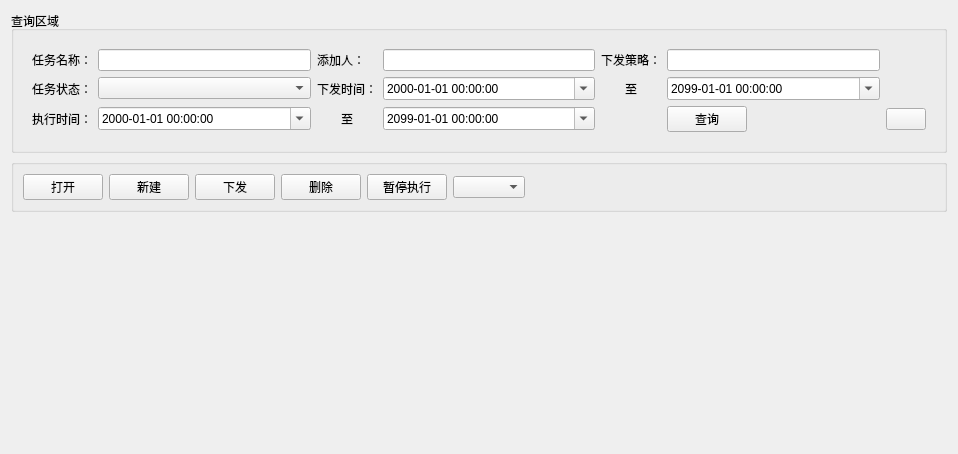
<?xml version="1.0" encoding="UTF-8"?>
<ui version="4.0">
 <class>DirStructWidget</class>
 <widget class="QWidget" name="DirStructWidget">
  <property name="geometry">
   <rect>
    <x>0</x>
    <y>0</y>
    <width>958</width>
    <height>454</height>
   </rect>
  </property>
  <property name="windowTitle">
   <string>Form</string>
  </property>
  <layout class="QVBoxLayout" name="verticalLayout">
   <item>
    <widget class="QGroupBox" name="groupBox">
     <property name="title">
      <string>查询区域</string>
     </property>
     <layout class="QHBoxLayout" name="horizontalLayout_2">
      <item>
       <widget class="QWidget" name="w_folder" native="true">
        <layout class="QGridLayout" name="gridLayout">
         <item row="0" column="0">
          <widget class="QLabel" name="lab_taskName">
           <property name="text">
            <string>任务名称：</string>
           </property>
           <property name="buddy">
            <cstring>l_taskName</cstring>
           </property>
          </widget>
         </item>
         <item row="0" column="1">
          <widget class="QLineEdit" name="l_taskName"/>
         </item>
         <item row="0" column="2">
          <widget class="QLabel" name="lab_inserter">
           <property name="text">
            <string>添加人：</string>
           </property>
           <property name="buddy">
            <cstring>l_insertor</cstring>
           </property>
          </widget>
         </item>
         <item row="0" column="3">
          <widget class="QLineEdit" name="l_insertor"/>
         </item>
         <item row="0" column="4">
          <widget class="QLabel" name="lab_strategy">
           <property name="text">
            <string>下发策略：</string>
           </property>
           <property name="buddy">
            <cstring>l_strategy</cstring>
           </property>
          </widget>
         </item>
         <item row="0" column="5">
          <widget class="QLineEdit" name="l_strategy"/>
         </item>
         <item row="1" column="0">
          <widget class="QLabel" name="lab_taskState">
           <property name="text">
            <string>任务状态：</string>
           </property>
          </widget>
         </item>
         <item row="1" column="1">
          <widget class="ComboBox" name="cb_showState"/>
         </item>
         <item row="1" column="2">
          <widget class="QLabel" name="lab_sendTime">
           <property name="text">
            <string>下发时间：</string>
           </property>
           <property name="buddy">
            <cstring>dte_sendTime_begin</cstring>
           </property>
          </widget>
         </item>
         <item row="1" column="3">
          <widget class="DateTimeEdit" name="dte_sendTime_begin">
           <property name="displayFormat">
            <string>yyyy-MM-dd HH:mm:ss</string>
           </property>
           <property name="calendarPopup">
            <bool>true</bool>
           </property>
          </widget>
         </item>
         <item row="1" column="4">
          <widget class="QLabel" name="lab_betweenForSend">
           <property name="text">
            <string>至</string>
           </property>
           <property name="alignment">
            <set>Qt::AlignCenter</set>
           </property>
           <property name="buddy">
            <cstring>dte_sendTime_end</cstring>
           </property>
          </widget>
         </item>
         <item row="1" column="5">
          <widget class="DateTimeEdit" name="dte_sendTime_end">
           <property name="dateTime">
            <datetime>
             <hour>0</hour>
             <minute>0</minute>
             <second>0</second>
             <year>2099</year>
             <month>1</month>
             <day>1</day>
            </datetime>
           </property>
           <property name="displayFormat">
            <string>yyyy-MM-dd HH:mm:ss</string>
           </property>
           <property name="calendarPopup">
            <bool>true</bool>
           </property>
          </widget>
         </item>
         <item row="2" column="0">
          <widget class="QLabel" name="lab_execTime">
           <property name="text">
            <string>执行时间：</string>
           </property>
           <property name="buddy">
            <cstring>dte_execTime_begin</cstring>
           </property>
          </widget>
         </item>
         <item row="2" column="1">
          <widget class="DateTimeEdit" name="dte_execTime_begin">
           <property name="displayFormat">
            <string>yyyy-MM-dd HH:mm:ss</string>
           </property>
           <property name="calendarPopup">
            <bool>true</bool>
           </property>
          </widget>
         </item>
         <item row="2" column="2">
          <widget class="QLabel" name="lab_betweenForExec">
           <property name="text">
            <string>至</string>
           </property>
           <property name="alignment">
            <set>Qt::AlignCenter</set>
           </property>
           <property name="buddy">
            <cstring>dte_execTime_end</cstring>
           </property>
          </widget>
         </item>
         <item row="2" column="3">
          <widget class="DateTimeEdit" name="dte_execTime_end">
           <property name="dateTime">
            <datetime>
             <hour>0</hour>
             <minute>0</minute>
             <second>0</second>
             <year>2099</year>
             <month>1</month>
             <day>1</day>
            </datetime>
           </property>
           <property name="displayFormat">
            <string>yyyy-MM-dd HH:mm:ss</string>
           </property>
           <property name="calendarPopup">
            <bool>true</bool>
           </property>
          </widget>
         </item>
         <item row="2" column="5">
          <widget class="QPushButton" name="btn_select">
           <property name="sizePolicy">
            <sizepolicy hsizetype="Fixed" vsizetype="Fixed">
             <horstretch>0</horstretch>
             <verstretch>0</verstretch>
            </sizepolicy>
           </property>
           <property name="text">
            <string>查询</string>
           </property>
          </widget>
         </item>
         <item row="2" column="6">
          <widget class="QPushButton" name="btn_folder">
           <property name="text">
            <string/>
           </property>
           <property name="icon">
            <iconset>
             <normaloff>:/ddmi/unstruct/imgs/imgs/unexpand</normaloff>
             <normalon>:/ddmi/unstruct/imgs/imgs/expand</normalon>:/ddmi/unstruct/imgs/imgs/unexpand</iconset>
           </property>
          </widget>
         </item>
        </layout>
       </widget>
      </item>
     </layout>
    </widget>
   </item>
   <item>
    <widget class="QGroupBox" name="groupBox_2">
     <property name="title">
      <string/>
     </property>
     <layout class="QHBoxLayout" name="horizontalLayout">
      <item>
       <widget class="QPushButton" name="btn_open">
        <property name="text">
         <string>打开</string>
        </property>
       </widget>
      </item>
      <item>
       <widget class="QPushButton" name="btn_new">
        <property name="text">
         <string>新建</string>
        </property>
       </widget>
      </item>
      <item>
       <widget class="QPushButton" name="btn_send">
        <property name="text">
         <string>下发</string>
        </property>
       </widget>
      </item>
      <item>
       <widget class="QPushButton" name="btn_del">
        <property name="text">
         <string>删除</string>
        </property>
       </widget>
      </item>
      <item>
       <widget class="QPushButton" name="btn_pause">
        <property name="text">
         <string>暂停执行</string>
        </property>
       </widget>
      </item>
      <item>
       <widget class="ComboBox" name="cb_setState"/>
      </item>
      <item>
       <spacer name="horizontalSpacer">
        <property name="orientation">
         <enum>Qt::Horizontal</enum>
        </property>
        <property name="sizeHint" stdset="0">
         <size>
          <width>327</width>
          <height>20</height>
         </size>
        </property>
       </spacer>
      </item>
     </layout>
    </widget>
   </item>
   <item>
    <widget class="PageTableWidget" name="tw_content" native="true">
     <property name="sizePolicy">
      <sizepolicy hsizetype="Expanding" vsizetype="Expanding">
       <horstretch>0</horstretch>
       <verstretch>0</verstretch>
      </sizepolicy>
     </property>
    </widget>
   </item>
  </layout>
 </widget>
 <customwidgets>
  <customwidget>
   <class>ComboBox</class>
   <extends>QComboBox</extends>
   <header>modules/common/combobox.h</header>
  </customwidget>
  <customwidget>
   <class>DateTimeEdit</class>
   <extends>QDateTimeEdit</extends>
   <header>modules/common/datetimeedit.h</header>
  </customwidget>
  <customwidget>
   <class>PageTableWidget</class>
   <extends>QWidget</extends>
   <header>modules/common/pagetablewidget.h</header>
   <container>1</container>
  </customwidget>
 </customwidgets>
 <resources/>
 <connections/>
</ui>
